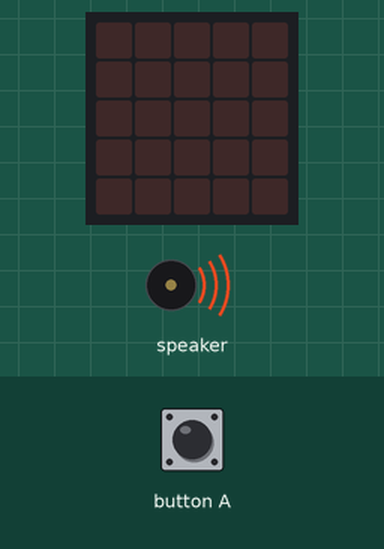
This program was run on a simulated Calliope mini (MakeCode). On the bench: the board's 5×5 LED display, buzzer (waves = sounding). Inputs (shaded band) come from the test bench.

Above: at 1.2 s.
1.3 s: button A pressed for 0.15 s
At 1.9 s:
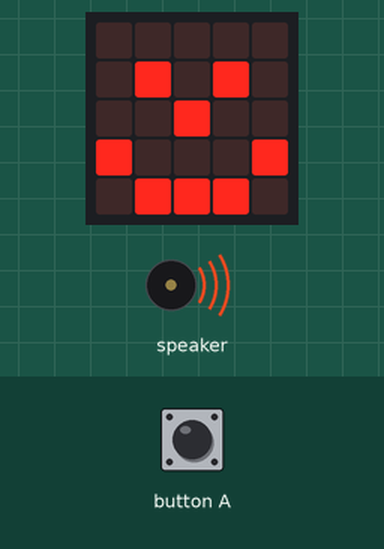
Timing chart, 0 to 10.3 s (numbered marks = the images above; inputs shaded):
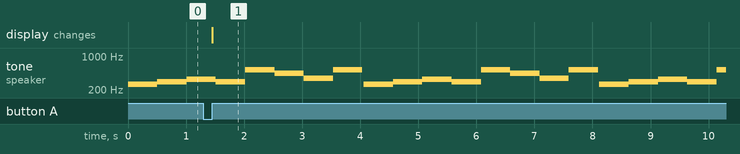

The program:

main.ts
```typescript
input.onButtonEvent(Button.A, input.buttonEventClick(), function () {
    basic.showLeds(`
        . . . . .
        . # . # .
        . . # . .
        # . . . #
        . # # # .
        `)
})
basic.forever(function () {
    music.playMelody("C D E D C5 A F C5 ", 120)
})
```

test.ts
```typescript
// Hier kann man Tests durchführen; diese Datei wird nicht kompiliert, wenn dieses Paket als Erweiterung verwendet wird.
```

Measured:
- after the input at 1.3 s, the display: changes after 0.15 s (image 1)
- by itself, tone on speaker: repeats every 4.1 s: 523 Hz 0.51 s, 440 Hz 0.51 s, 349 Hz 0.51 s, 523 Hz 0.50 s, silent 0.03 s, 262 Hz 0.51 s, 294 Hz 0.51 s, 330 Hz 0.51 s, 294 Hz 0.51 s
